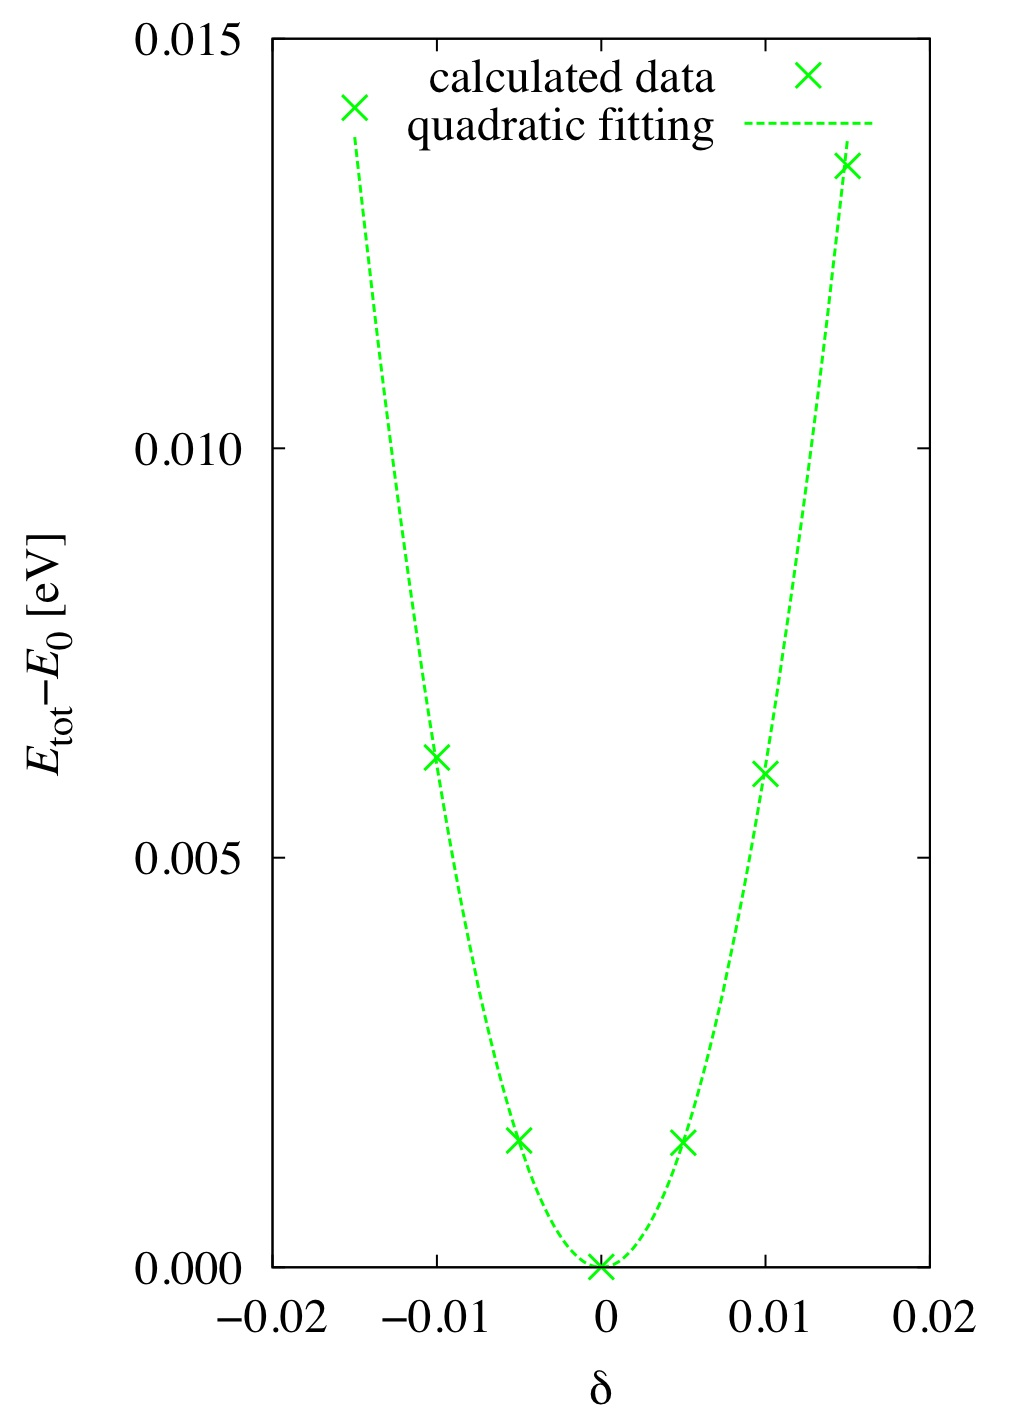

Generate this figure with gnuplot:
#!/usr/bin/env gnuplot
##
HARTREE_IN_EV = 27.21138386

set encoding iso_8859_1
set terminal postscript portrait enhanced "Times-Roman" color 24
set output "perovskite-B11-12.eps"

Etot(x) = 3.0/4*B11_12 * x**2 + Emin
# initial values
B11_12     =    30.0   # [eV]
Emin       = -3587.0   # [eV]
fit Etot(x) 'perovskite-B11-12.dat' using ($1):($3*HARTREE_IN_EV) via B11_12, Emin

set format y "%.3f"
set ylabel "{/Times-Italic E}_{tot}-{/Times-Italic E}_0 [eV]"

#set origin 0.0,0.0
#set yrange [-0.005:0.020]
set xlabel "{/Symbol d}"
set xtics 0.01
set ytics 0.005
plot 'perovskite-B11-12.dat' using  ($1):($3*HARTREE_IN_EV-Emin) t 'calculated data' w p lt 2 pt 2 ps 2 lw 3,\
     3.0/4*B11_12 * x**2 t 'quadratic fitting' w l lt 2 lw 3

print 'B11-B12 = ', B11_12, ' [eV]'
#C11_12 = B11_12 / a0_Angstrom**3 * 160.22
#print 'C_11-C_12 = ', C11_12, ' [GPa]'

#Local variables:
#  compile-command: "gnuplot perovskite-B11-12.gp"
#End:
